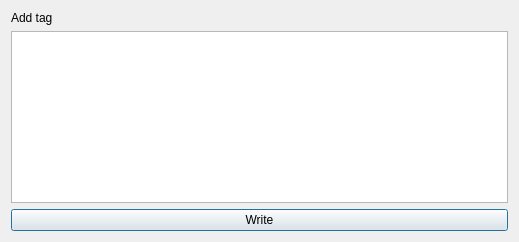
<?xml version="1.0" encoding="UTF-8"?>
<ui version="4.0">
 <class>WikiPageTagsForm</class>
 <widget class="QDialog" name="WikiPageTagsForm">
  <property name="geometry">
   <rect>
    <x>0</x>
    <y>0</y>
    <width>519</width>
    <height>242</height>
   </rect>
  </property>
  <property name="windowTitle">
   <string>Dialog</string>
  </property>
  <property name="windowIcon">
   <iconset resource="pictures.qrc">
    <normaloff>:/huggle/pictures/Resources/huggle3_newlogo.ico</normaloff>:/huggle/pictures/Resources/huggle3_newlogo.ico</iconset>
  </property>
  <layout class="QVBoxLayout" name="verticalLayout">
   <item>
    <widget class="QLabel" name="label">
     <property name="text">
      <string>Add tag</string>
     </property>
    </widget>
   </item>
   <item>
    <widget class="QTableWidget" name="tableWidget"/>
   </item>
   <item>
    <widget class="QPushButton" name="pushButton">
     <property name="text">
      <string>Write</string>
     </property>
    </widget>
   </item>
  </layout>
 </widget>
 <resources>
  <include location="pictures.qrc"/>
 </resources>
 <connections/>
</ui>
